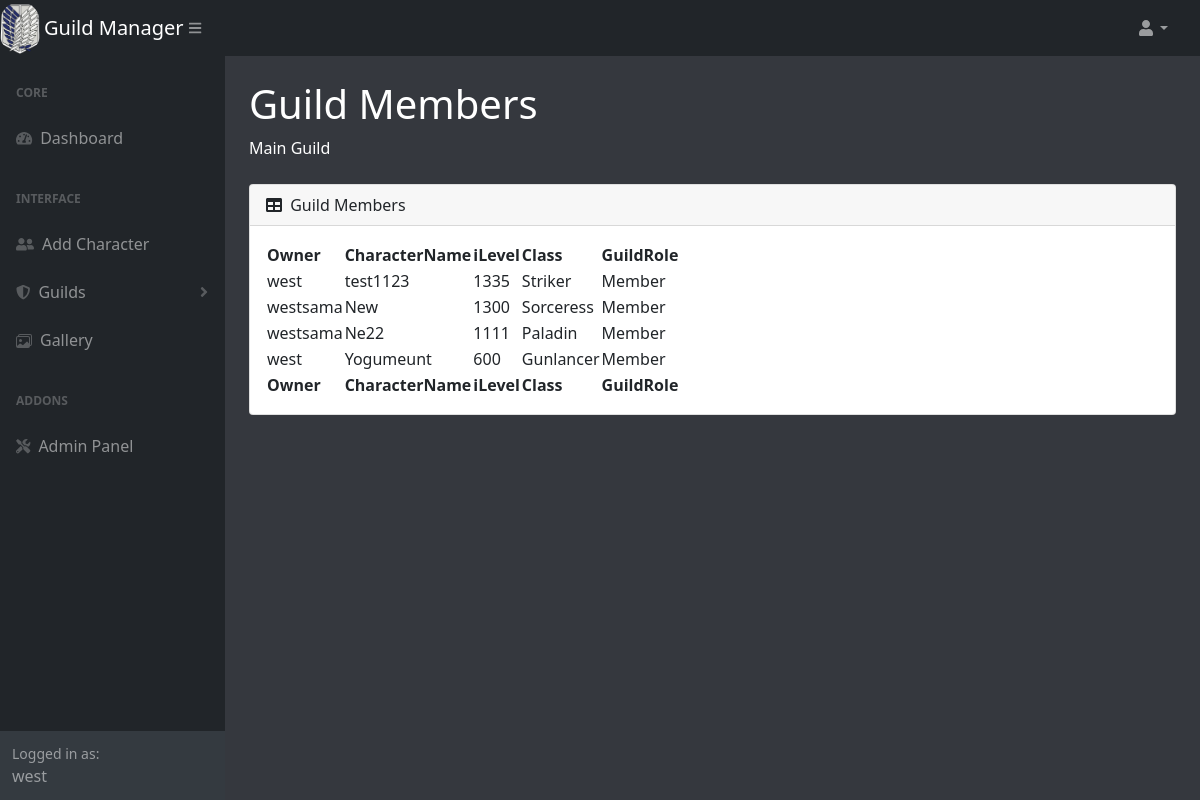
Page /guild/ (signed in) on the earlier database version.
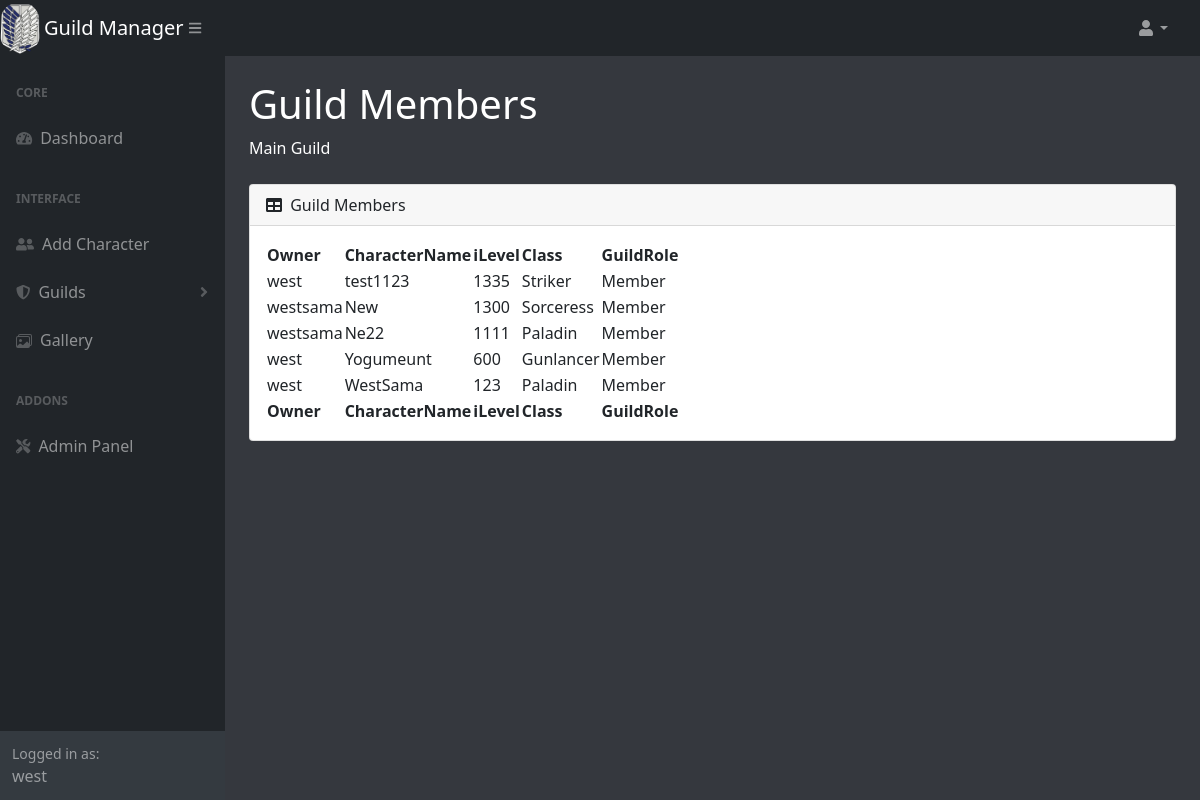
Same page on the later database version.
### guildboard/models.py (models this page shows, shortened)
class Character(models.Model):
    user = models.ForeignKey(User, on_delete=models.CASCADE, null=True)
    name = models.CharField(max_length=64)
    iLevel = models.IntegerField(null=False)
    guildRole = models.CharField(max_length=64, default="Member")
    classe = models.CharField(max_length=64, default="")
    guild = models.ForeignKey(Guild, on_delete=models.CASCADE, blank=True, null=True)

### guildboard/views.py (the view)
# urls.py: path("guild/", views.guildPage, name="guild"),
@login_required(login_url='/login/')
def guildPage(request):
    chars = Character.objects.all()
    context = {"chars":chars}
    return render(request, "guildboard/guild.html", context)

### guildboard/templates/guildboard/guild.html (shortened to what this page needs)
{% extends "guildboard/layout.html" %}
{% block pageTitle %}Guild Members{% endblock %}
{% block pageInfo %}Main Guild{% endblock %}
{% block body %}
{% load static %}
<div class="card mb-4">
    <div class="card-header">
        <i class="fas fa-table me-1"></i>
        Guild Members
    </div>
    <div class="card-body">
        <table id="datatablesSimple">
            <thead>
                <tr>
                    <th>Owner</th>
                    <th>CharacterName</th>
                    <th>iLevel</th>
                    <th>Class</th>
                    <th>GuildRole</th>
                </tr>
            </thead>
            <tfoot>
                <tr>
                    <th>Owner</th>
                    <th>CharacterName</th>
                    <th>iLevel</th>
                    <th>Class</th>
                    <th>GuildRole</th>
                </tr>
            </tfoot>
            <tbody>
            {% for char in chars %}
            {% if char.guild != Wizzels %}
                <tr>
                    <td>{{ char.user }}</td>
                    <td>{{ char.name }}</td>
                    <td>{{ char.iLevel }}</td>
                    <td>{{ char.classe }}</td>
                    <td>{{ char.guildRole }}</td>
                </tr>
            {% endif %}
            {% endfor %}
        </tbody>
        </table>
    </div>
</div>
{% endblock %}

Differences in the rows shown:
added Character: user "west", name "WestSama", iLevel "123", classe "Paladin", guildRole "Member"
